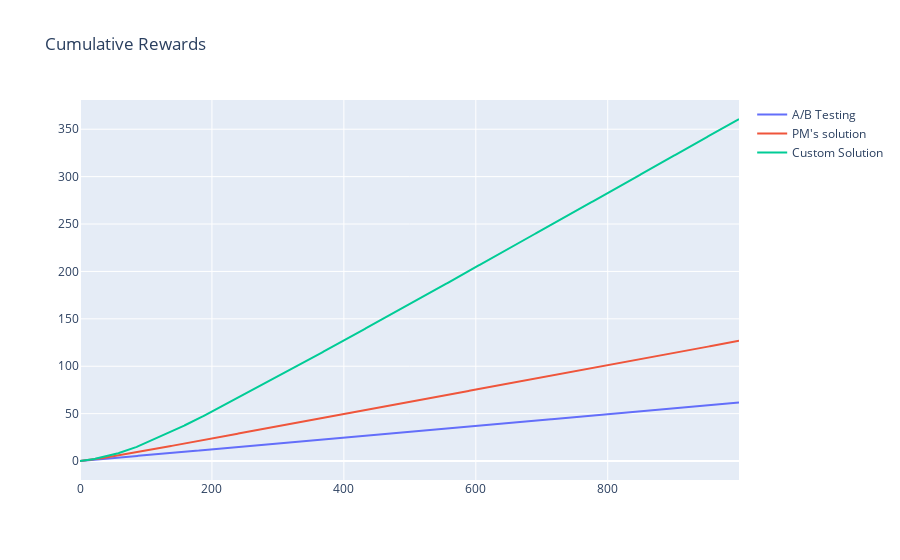

Here is the notebook cell this chart was saved with:
### Code cell
plot(mc, metric = "cumulative_reward", title="Cumulative Rewards", is_marketing_name=True).show()

### Figure 1 — Plotly figure (JSON) as saved in the notebook; plotly's stock layout.template omitted (floating-point values rounded to 4 significant figures; data arrays with more than 128 entries replaced by an {"elided": "..."} marker saying what was removed)
{"data": [{"mode": "lines", "name": "A/B Testing", "type": "scatter", "x": {"elided": "1000 int values"}, "y": {"elided": "1000 float values"}}, {"mode": "lines", "name": "PM's solution", "type": "scatter", "x": {"elided": "1000 int values"}, "y": {"elided": "1000 float values"}}, {"mode": "lines", "name": "Custom Solution", "type": "scatter", "x": {"elided": "1000 int values"}, "y": {"elided": "1000 float values"}}], "layout": {"autosize": true, "title": {"text": "Cumulative Rewards"}}}
